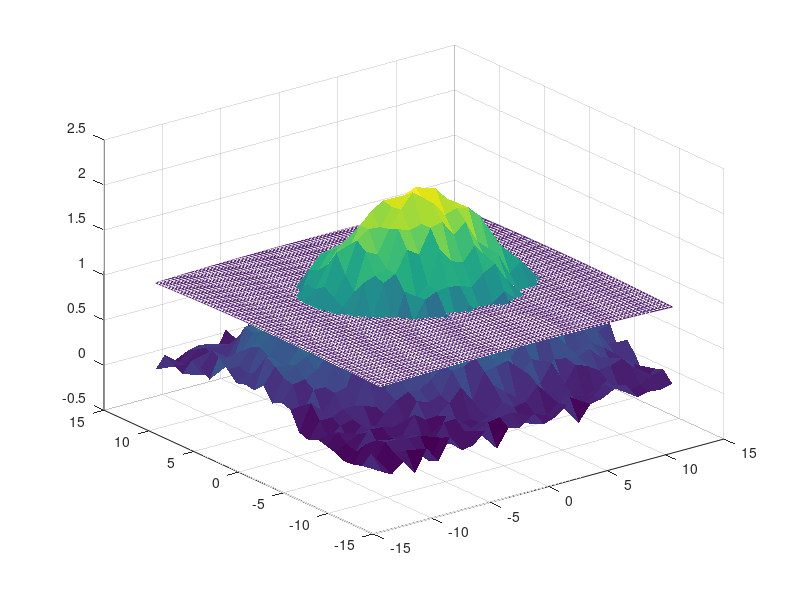

Write MATLAB code to recreate this figure. (Note: this script raises an error after producing the figure.)
%%%%%%%%%%%%%%%%%%%%%%%%%%%%%%%%%%%%%%%%%%%%%%%%%%%%%%%%%%%%%%%%%%%%%%%%%%%
%
%                   Fit a 2D Gaussian Function to Data
%
%  Created by G. Nootz, May 2012. and modif by: Manuel A. Diaz, Jan 2016.
%
%%%%%%%%%%%%%%%%%%%%%%%%%%%%%%%%%%%%%%%%%%%%%%%%%%%%%%%%%%%%%%%%%%%%%%%%%%%
% PURPOSE:
%   Fit a 2D gaussian centroid to simulated data.
%
% INPUT:
%   Data: two-dimensional array of size nxn.
%   x0 = [Amp,x0,wx,y0,wy,theta]: Inital guess parameters.
%   x = [Amp,x0,wx,y0,wy,theta]: simulated gaussian parameters.
%   noise: noise in % of centroid peak value, A(1).
%
% OUTPUT:
%   Gaussian function parameters.
%
% NOTE:
%   1.This routine uses Matlab's 'lsqcurvefit' function to fit.
%   2.The initial values in x0 must be close to x in order for the fit
%   to converge to the values of x (especially if noise is added).
%
% MODIFS
%   -Code is re-formulated into a single and simpler implementation.
%
%%%%%%%%%%%%%%%%%%%%%%%%%%%%%%%%%%%%%%%%%%%%%%%%%%%%%%%%%%%%%%%%%%%%%%%%%%%
clear all; % memory
close all; % windows

%% ---Fitting Functions---
%
% Coeficients A convention:
%	A = [Amplitude, x0, x-Width, y0, y-Width, Angle(in Radians)]
%
% X-data convention:
%	X is of size(n,n,2) where
%	X(:,:,1) : x-coordinates,
%	X(:,:,2) : y-coordinates.
%
% In this numerical test we use two-dimensional fitting functions:

% 1. 2D Gaussian function ( A requires 5 coefs ).
g = @(A,X) A(1)*exp( -((X(:,:,1)-A(2)).^2/(2*A(3)^2) + (X(:,:,2)-A(4)).^2/(2*A(5)^2)) );

% 2. 2D Rotated Gaussian function ( A requires 6 coefs ).
f = @(A,X) A(1)*exp( -(...
    ( X(:,:,1)*cos(A(6))-X(:,:,2)*sin(A(6)) - A(2)*cos(A(6))+A(4)*sin(A(6)) ).^2/(2*A(3)^2) + ...
    ( X(:,:,1)*sin(A(6))+X(:,:,2)*cos(A(6)) - A(2)*sin(A(6))-A(4)*cos(A(6)) ).^2/(2*A(5)^2) ) );

%% ---Parameters---
n = 25; m = 25;         % n x m pixels area/data matrix
A0 = [1,0,50,0,50,0];   % Inital (guess) parameters
InterpMethod='nearest'; % 'nearest','linear','spline','cubic'
FitOrientation='fit';	% 'fit': fit for orientation, 'dont' fit for orientation

%% ---Build numerical Grids---
% Numerical Grid
[x,y]=meshgrid(-n/2:n/2,-m/2:m/2); X=zeros(m+1,n+1,2); X(:,:,1)=x; X(:,:,2)=y;
% X=ones(m+1,n+1,2);
% High Resolution Grid
h=3; [xh,yh]=meshgrid(-n/2:1/h:n/2,-m/2:1/h:m/2); Xh=zeros(h*m+1,h*n+1,2); Xh(:,:,1)=xh; Xh(:,:,2)=yh;

%% ---Build Sample to be fitted---
% Sample Parameters:
% A_s = [2, 2.2, 7, 3.4, 4.5, pi/25]; % The original example
A_s = [2, 0, 7, 0, 4.5, pi/8]; % The original example
% A_s = [0, 0, 0, 0, 0, 0];

% Build Sample data,
S = f(A_s,X);
% disp(X);
% disp(S);

% Generate Noise in sample data:
noise=(15/100)*A_s(1); S=S+noise*(rand(size(x))-0.5);

%% ---Fit---
% Define lower and upper bounds [Amp,xo,wx,yo,wy,fi]
lb = [0,-n/2,0,-n/2,0,0];
ub = [realmax('double'),n/2,(n/2)^2,n/2,(n/2)^2,pi/4];

% Fit sample data
switch FitOrientation
    case 'dont', [A,resnorm,res,flag,output] = lsqcurvefit(g,A0(1:5),X,S,lb(1:5),ub(1:5));
    case 'fit',  [A,resnorm,res,flag,output] = lsqcurvefit(f,A0,X,S,lb,ub);
    otherwise, error('invalid entry');
end
disp(output); % display summary of LSQ algorithm

%% ---Plot Data---
% Plot 3D Data and Fitted curve
hf1=figure(1); set(hf1,'Position',[1000 600 800 500]);
switch FitOrientation
    case 'dont', C=del2(g(A,Xh)); mesh(xh,yh,g(A,Xh),C); hold on
    case 'fit',  C=del2(f(A,Xh)); mesh(xh,yh,f(A,Xh),C); hold on
end
surface(x,y,S,'EdgeColor','none'); alpha(0.5);
colormap('pink'); view(-60,20); grid on; hold off

% Plot Sample Pixels data
hf2=figure(2); set(hf2,'Position',[20 20 800 800]);
subplot(4,4,[5,6,7,9,10,11,13,14,15]); imagesc(x(1,:),y(:,1),S);
colormap('hot');

% Output and compare data and fitted function coefs
text(-n/2-5,m/2+5.0,sprintf('\t Amplitude \t X-Coord \t X-Width \t Y-Coord \t Y-Width \t Angle'),'Color','black');
text(-n/2-5,m/2+6.2,sprintf('Set \t %1.3f \t %1.3f \t %1.3f \t %1.3f \t %1.3f \t %1.3f',A_s),'Color','blue');
text(-n/2-5,m/2+7.4,sprintf('Fit \t %1.3f \t %1.3f \t %1.3f \t %1.3f \t %1.3f \t %1.3f',A),'Color','red');

% Plot vertical and horizontal axis
vx_h=x(1,:); vy_v=y(:,1);
switch FitOrientation
    case 'fit', M=-tan(A(6));
        % generate points along _horizontal & _vertical axis
        vy_h=M*(vx_h-A(2))+A(4); hPoints = interp2(x,y,S,vx_h,vy_h,InterpMethod);
        vx_v=M*(A(4)-vy_v)+A(2); vPoints = interp2(x,y,S,vx_v,vy_v,InterpMethod);
    case 'dont', A(6)=0;
        % generate points along _horizontal & _vertical axis
        vy_h=A(4)*ones(size(vx_h)); hPoints = interp2(x,y,S,vx_h,vy_h,InterpMethod);
        vx_v=A(2)*ones(size(vy_v)); vPoints = interp2(x,y,S,vx_v,vy_v,InterpMethod);
end

% plot lines
hold on; plot(A(2),A(4),'+b',vx_h,vy_h,'.r',vx_v,vy_v,'.g'); hold off;

% Plot cross sections
dmin=1.1*min(S(:)); xfit=xh(1,:); hfit=A(1)*exp(-(xfit-A(2)).^2/(2*A(3)^2));
dmax=1.1*max(S(:)); yfit=yh(:,1); vfit=A(1)*exp(-(yfit-A(4)).^2/(2*A(5)^2));
subplot(4,4,[1,2,3]); xposh = (vx_h-A(2))/cos(A(6))+A(2);
plot(xposh,hPoints,'r.',xfit,hfit,'black'); grid on; axis([-n/2,n/2,dmin,dmax]);
subplot(4,4,[8,12,16]); xposv = (vy_v-A(4))/cos(A(6))+A(4);
plot(vPoints,xposv,'g.',vfit,yfit,'black'); grid on; axis([dmin,dmax,-m/2,m/2]);
set(gca,'YDir','reverse');
